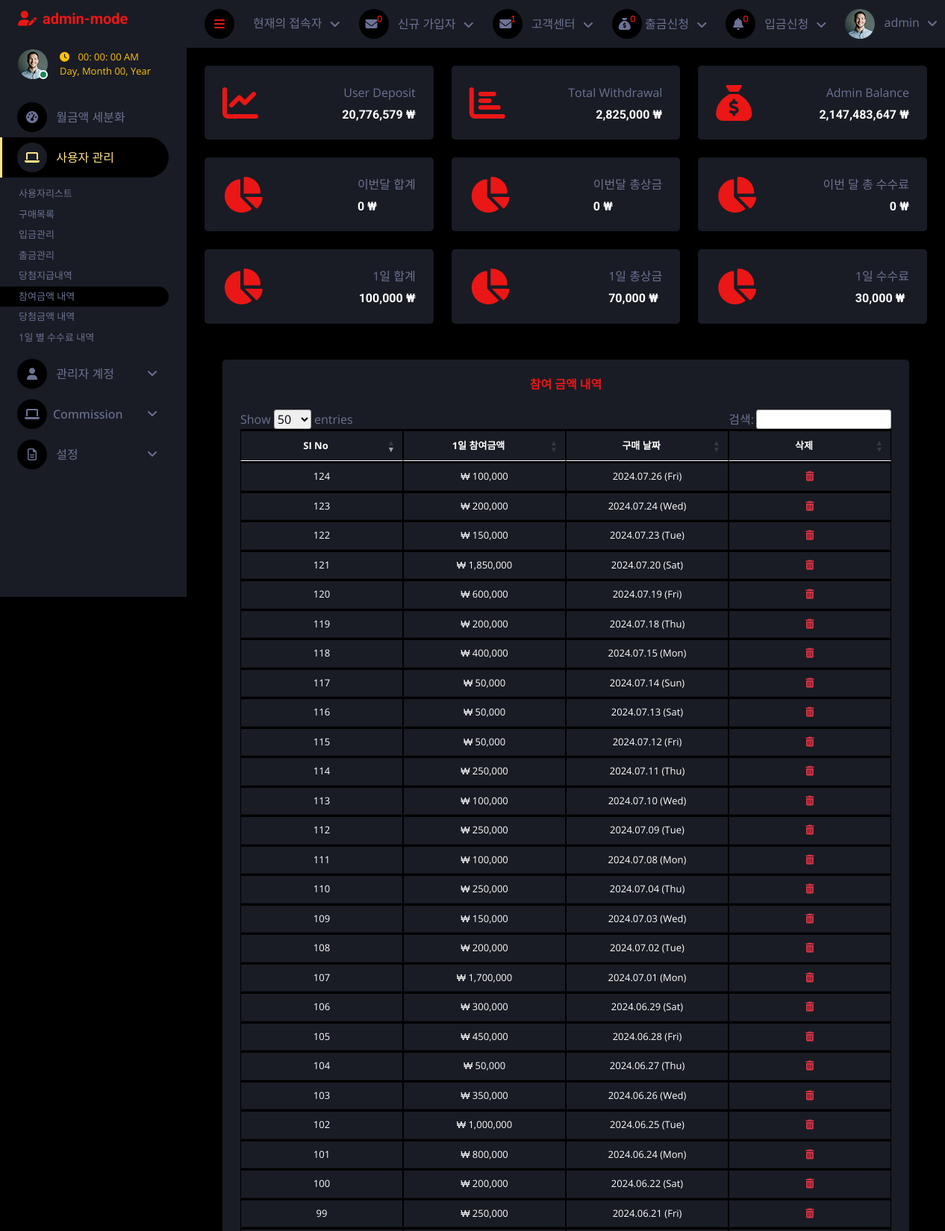
Page /admin/index.php?daily_details_fee (signed in, upper part) on the committed database.
### tables this page shows
CREATE TABLE `user_purchases` (
  `id` int(11) NOT NULL,
  `user_name` varchar(255) NOT NULL,
  `username` varchar(100) NOT NULL,
  `user_id` varchar(100) NOT NULL,
  `selected_numbers` varchar(100) NOT NULL,
  `powerballs` varchar(100) NOT NULL DEFAULT '0',
  `payment` varchar(100) NOT NULL,
  `winning_amount` varchar(255) NOT NULL DEFAULT '0',
  `to_received` int(100) NOT NULL DEFAULT 0,
  `winning_match_numbers` varchar(100) NOT NULL DEFAULT '0',
  `powerball_match` varchar(100) NOT NULL DEFAULT '0',
  `is_ban` int(11) NOT NULL DEFAULT 0 COMMENT '0=not,1=banned',
  `marked` varchar(100) NOT NULL DEFAULT '1' COMMENT '0=mark, 1=not',
  `modes` varchar(255) NOT NULL,
  `purchase_status` tinyint(4) NOT NULL DEFAULT 0 COMMENT '0=active, 1=cancel',
  `referal_code` varchar(255) NOT NULL,
  `affiliated_agent_code` varchar(255) NOT NULL,
  `hide` int(11) NOT NULL DEFAULT 1 COMMENT '0=visible, 1=hide',
  `date_purchase` datetime NOT NULL DEFAULT current_timestamp()
);

### admin/daily_details_fee.php (the view, shortened to what this page needs)
<div class="container-fluid pt-4 px-4">
    <div class="row g-4">
        <div class="col-sm-12">
            <div class="bg-secondary rounded h-100 p-4">
                <strong>
                    <h6 class="mb-4 text-center text-primary">참여 금액 내역</h6>
                </strong>
                <div class="table-responsive text-center">
                    <table class="table table-bordered text-white text-center my-3" style="font-size: small;" id="myTable">
                        <thead>
                            <tr>
                                <th class="text-center">SI No</th>
                                <th class="text-center">1일 참여금액</th>
                                <th class="text-center">구매 날짜</th>
                                <th class="text-center">삭제</th>
                            </tr>
                        </thead>
                        <tbody>
                            <?php
                            include "./inc/connect.php";
                            $get_users = "SELECT *, SUM(payment) AS total_payment_amount FROM user_purchases GROUP BY DATE(date_purchase) ORDER BY `date_purchase` ASC";
                            $result_query = mysqli_query($conn, $get_users);
                            $num = 1;
                            while ($run_query = mysqli_fetch_array($result_query)) {
                                $date_purchase = date('Y.m.d (D)', strtotime($run_query['date_purchase']));
                                $total_winning_amount = $run_query['total_payment_amount'];
                            ?>
                                <tr class='text-center'>
                                    <td><?php echo $num++ ?></td>
                                    <td>₩ <?php echo number_format($total_winning_amount) ?> </td>
                                    <td><?php echo $date_purchase ?></td>
                                    <td><a href='index.php?delete_list_user=<?php echo $id ?>' class='text-danger'><i class='fa-solid fa-trash-can'></i></a></td>
                                </tr>
                            <?php
                            }
                            ?>
                        </tbody>
                    </table>
                </div>
            </div>
        </div>
    </div>
</div>

### admin/index.php (shortened to what this page needs)
<div class="content">
    <?php include "inc/navbar.php"; ?>
    <div class="container-fluid pt-4 px-4">
        <div class="row g-4">
            <?php
            $query = "SELECT * FROM deposit_mgt";
            $query_run = mysqli_query($conn, $query);
            $user_deposit = 0;
            while ($num = mysqli_fetch_assoc($query_run)) {
                $user_deposit +=  $num['amount_deposit'];
            }
            ?>
            <div class="col-sm-12 col-xl-4">
                <div class="bg-secondary rounded d-flex align-items-center justify-content-between p-4">
                    <i class="fa fa-chart-line fa-3x text-primary"></i>
                    <div class="ms-3">
                        <p class="mb-2 float-end">User Deposit</p>
                        <h6 class="mb-0"><?php echo number_format($user_deposit); ?> ₩</h6>
                    </div>
                </div>
            </div>
            <?php
            $users_withdrawal = "SELECT * FROM users_withdrawal";
            $query_run = mysqli_query($conn, $users_withdrawal);
            $total_withdrawal = 0;
            while ($num = mysqli_fetch_assoc($query_run)) {
                $total_withdrawal +=  $num['amount_withdrawal'];
            }
            ?>
            <div class="col-sm-12 col-xl-4">
                <div class="bg-secondary rounded d-flex align-items-center justify-content-between p-4">
                    <i class="fa fa-chart-bar fa-3x text-primary"></i>
                    <div class="ms-3">
                        <p class="mb-2 float-end">Total Withdrawal</p>
                        <h6 class="mb-0" style="text-align: end;"><?php echo number_format($total_withdrawal) ?> ₩</h6>
                    </div>
                </div>
            </div>
            <?php
            $id = $_SESSION['id'];
            $query = "SELECT admin_credit FROM admins where id = $id";
            $query_run = mysqli_query($conn, $query);
            while ($run_query = mysqli_fetch_array($query_run)) {
                $credit = $run_query['admin_credit'];
            }
            ?>
            <div class="col-sm-12 col-xl-4">
               <div class="bg-secondary rounded d-flex align-items-center justify-content-between p-4">
                   <i class="fa fa-sack-dollar fa-3x text-primary"></i>
                   <div class="ms-3">
                       <p class="mb-2 float-end">Admin Balance</p>
                       <h6 class="mb-0"><?php echo number_format($credit); ?> ₩</h6>
                   </div>
               </div>
            </div>
            <?php
            $pay_monthly = 0;
            ?>
            <div class="col-sm-12 col-xl-4">
                <div class="bg-secondary rounded d-flex align-items-center justify-content-between p-4">
                    <i class="fa fa-chart-pie fa-3x text-primary"></i>
                    <div class="ms-3">
                        <p class="mb-2 float-end">이번달 합계</p>
                        <h6 class="mb-0"><?php echo number_format($pay_monthly); ?> ₩</h6>
                    </div>
                </div>
            </div>
            <?php
            $prize_monthly = 0;
            ?>
            <div class="col-sm-12 col-xl-4">
                <div class="bg-secondary rounded d-flex align-items-center justify-content-between p-4">
                    <i class="fa fa-chart-pie fa-3x text-primary"></i>
                    <div class="ms-3">
                        <p class="mb-2 float-end">이번달 총상금</p>
                        <h6 class="mb-0"><?php echo number_format($prize_monthly); ?> ₩</h6>
                    </div>
                </div>
            </div>
            <?php
            $com_monthly = 0;
            ?>
            <div class="col-sm-12 col-xl-4">
                <div class="bg-secondary rounded d-flex align-items-center justify-content-between p-4">
                    <i class="fa fa-chart-pie fa-3x text-primary"></i>
                    <div class="ms-3">
                        <p class="mb-2 float-end">이번 달 총 수수료</p>
                        <h6 class="mb-0" style="text-align: end;"   ><?php echo number_format($com_monthly); ?> ₩</h6>
                    </div>
                </div>
            </div>
            <?php
            $get_users = "SELECT *, SUM(payment) AS total_payment_amount FROM user_purchases GROUP BY DATE(date_purchase) ORDER BY `date_purchase` ASC";
            $result_query = mysqli_query($conn, $get_users);
            $previous_date = null;
            $total_prize = 0;
            while ($run_query = mysqli_fetch_array($result_query)) {
                if ($previous_date === null || date('Y-m-d', strtotime($previous_date)) != date('Y-m-d', strtotime($run_query['date_purchase']))) {
                    $total_prize = 0;
                }
                $total_prize += $run_query['total_payment_amount'];
                $previous_date = $run_query['date_purchase'];
            }
            ?>
            <div class="col-sm-12 col-xl-4">
                <div class="bg-secondary rounded d-flex align-items-center justify-content-between p-4">
                    <i class="fa fa-chart-pie fa-3x text-primary"></i>
                    <div class="ms-3">
                        <p class="mb-2 float-end">1일 합계</p>
                        <h6 class="mb-0" style="text-align: end;"><?php echo number_format($total_prize); ?> ₩</h6>
                    </div>
                </div>
            </div>
            <?php
            $get_users = "SELECT *, SUM(winning_amount) AS total_prize_amount FROM user_purchases GROUP BY DATE(date_purchase) ORDER BY `date_purchase` ASC";
            $result_query = mysqli_query($conn, $get_users);
            $previous_date = null;
            $total_payment = 0;
            while ($run_query = mysqli_fetch_array($result_query)) {
                if ($previous_date === null || date('Y-m-d', strtotime($previous_date)) != date('Y-m-d', strtotime($run_query['date_purchase']))) {
                    $total_payment = 0;
                }
                $total_payment += $run_query['total_prize_amount'];
                $previous_date = $run_query['date_purchase'];
            }
            ?>
            <div class="col-sm-12 col-xl-4">
                <div class="bg-secondary rounded d-flex align-items-center justify-content-between p-4">
                    <i class="fa fa-chart-pie fa-3x text-primary"></i>
                    <div class="ms-3">
                        <p class="mb-2 float-end">1일 총상금</p>
                        <h6 class="mb-0"><?php echo number_format($total_payment); ?> ₩</h6>
                    </div>
                </div>
            </div>
            <?php
            $get_users = "SELECT *, SUM(admin_fee) AS total_commi_amount FROM admins_fee GROUP BY DATE(date_purchase) ORDER BY `date_purchase` ASC";
            $result_query = mysqli_query($conn, $get_users);
            $previous_date = null;
            $total_commi = 0;
            while ($run_query = mysqli_fetch_array($result_query)) {
                if ($previous_date === null || date('Y-m-d', strtotime($previous_date)) != date('Y-m-d', strtotime($run_query['date_purchase']))) {
                    $total_commi = 0;
                }
                $total_commi += $run_query['total_commi_amount'];
                $previous_date = $run_query['date_purchase'];
            }
            ?>
            <div class="col-sm-12 col-xl-4">
                <div class="bg-secondary rounded d-flex align-items-center justify-content-between p-4">
                    <i class="fa fa-chart-pie fa-3x text-primary"></i>
                    <div class="ms-3">
                        <p class="mb-2 float-end">1일 수수료</p>
                        <h6 class="mb-0"><?php echo number_format($total_commi); ?> ₩</h6>
                    </div>
                </div>
            </div>
        </div>
    </div>
    <div class="container-fluid pt-4 px-4">
        <div class="row g-4">
            <div class="col-12">
                <?php
                if (isset($_GET['daily_details_fee'])) {
                    include('daily_details_fee.php');
                }
                ?>
            </div>
        </div>
    </div>
    <?php include "inc/footer.php"; ?>

### admin/assets/css/style.css (style rules this page uses)
:root { --primary: #ffe588; --secondary: #191C24; --light: #6C7293; --dark: #000000; }
.content { margin-left: 250px; min-height: 100vh; background: var(--dark); transition: 0.5s; }
@media (min-width: 992px) { .content { width: calc(100% - 250px); } }

### admin/daily_details_fee.php (style rules this page uses)
table.dataTable tbody th, table.dataTable tbody td { padding: 8px 10px; display: absolute; width: 150px; }
table.dataTable th, table.dataTable td { box-sizing: content-box; }
.table-bordered>:not(caption)>*>* { border-width: 3px 1px; }
.table>:not(caption)>*>* { padding: .5rem .5rem; background-color: var(--bs-table-bg); border-bottom-width: 1px; box-shadow: inset 0 0 0 9999px var(--bs-table-accent-bg); }
thead, tbody, tfoot, tr, td, th { border-color: inherit; border-style: solid; border-width: 0; }

### rows in the picture
user_purchases: total_winning_amount "250,000", date_purchase "2024.06.21 (Fri)"
user_purchases: total_winning_amount "200,000", date_purchase "2024.06.22 (Sat)"
user_purchases: total_winning_amount "800,000", date_purchase "2024.06.24 (Mon)"
user_purchases: total_winning_amount "1,000,000", date_purchase "2024.06.25 (Tue)"
user_purchases: total_winning_amount "350,000", date_purchase "2024.06.26 (Wed)"
user_purchases: total_winning_amount "50,000", date_purchase "2024.06.27 (Thu)"
user_purchases: total_winning_amount "450,000", date_purchase "2024.06.28 (Fri)"
user_purchases: total_winning_amount "300,000", date_purchase "2024.06.29 (Sat)"
user_purchases: total_winning_amount "1,700,000", date_purchase "2024.07.01 (Mon)"
user_purchases: total_winning_amount "200,000", date_purchase "2024.07.02 (Tue)"
user_purchases: total_winning_amount "150,000", date_purchase "2024.07.03 (Wed)"
user_purchases: total_winning_amount "250,000", date_purchase "2024.07.04 (Thu)"
user_purchases: total_winning_amount "100,000", date_purchase "2024.07.08 (Mon)"
user_purchases: total_winning_amount "250,000", date_purchase "2024.07.09 (Tue)"
user_purchases: total_winning_amount "100,000", date_purchase "2024.07.10 (Wed)"
user_purchases: total_winning_amount "250,000", date_purchase "2024.07.11 (Thu)"
user_purchases: total_winning_amount "50,000", date_purchase "2024.07.12 (Fri)"
user_purchases: total_winning_amount "50,000", date_purchase "2024.07.13 (Sat)"
user_purchases: total_winning_amount "50,000", date_purchase "2024.07.14 (Sun)"
user_purchases: total_winning_amount "400,000", date_purchase "2024.07.15 (Mon)"
user_purchases: total_winning_amount "200,000", date_purchase "2024.07.18 (Thu)"
user_purchases: total_winning_amount "600,000", date_purchase "2024.07.19 (Fri)"
user_purchases: total_winning_amount "1,850,000", date_purchase "2024.07.20 (Sat)"
user_purchases: total_winning_amount "150,000", date_purchase "2024.07.23 (Tue)"
user_purchases: total_winning_amount "200,000", date_purchase "2024.07.24 (Wed)"
user_purchases: total_winning_amount "100,000", date_purchase "2024.07.26 (Fri)"

### other values in the picture
$_SESSION['name'] "admin"
$row_count2 "1"
$user_deposit "20,776,579"
$total_withdrawal "2,825,000"
$credit "2,147,483,647"
$pay_monthly "0"
$prize_monthly "0"
$com_monthly "0"
$total_prize "100,000"
$total_payment "70,000"
$total_commi "30,000"
